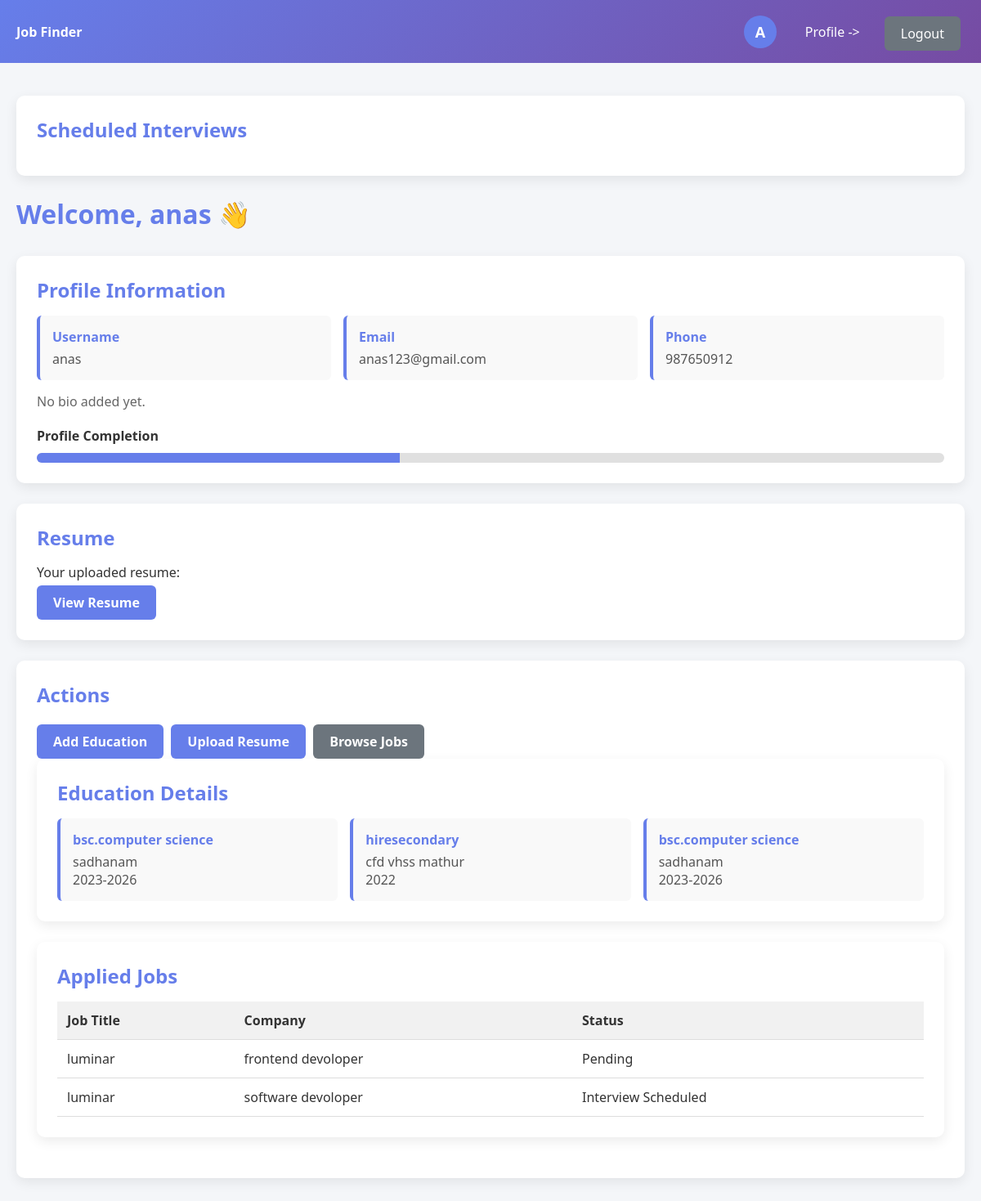
Page /accounts/candidate/dashboard/ (signed in) on the committed database.
### accounts/models.py (models this page shows, shortened)
class Candidate(models.Model):
    user = models.OneToOneField(User, on_delete=models.CASCADE, related_name="candidate")
    phone = models.CharField(max_length=15, blank=True)
    bio = models.TextField(blank=True)
    resume = models.FileField(upload_to="resumes/", blank=True, null=True)
    skills = models.CharField(max_length=255, blank=True)
    experience = models.TextField(blank=True)
    cover_letter = models.TextField(blank=True)

class Education(models.Model):
    candidate = models.ForeignKey(User, on_delete=models.CASCADE)
    degree = models.CharField(max_length=200)
    institution = models.CharField(max_length=200)
    year = models.CharField(max_length=10)

class JobApplication(models.Model):
    job = models.ForeignKey(Job, on_delete=models.CASCADE)
    candidate = models.ForeignKey(Candidate, on_delete=models.CASCADE)
    applied_at = models.DateTimeField(auto_now_add=True)
    interview_date = models.DateField(blank=True, null=True)
    interview_time = models.TimeField(blank=True, null=True)
    meeting_link = models.URLField(blank=True, null=True)
    status = models.CharField(max_length=50, default='Pending')
    class Meta:
        unique_together = ('job', 'candidate')

class Job(models.Model):
    title = models.CharField(max_length=200)
    company_name = models.CharField(max_length=200)
    employer = models.ForeignKey('Employer', on_delete=models.CASCADE, related_name='jobs', null=True, blank=True)
    description = models.TextField()
    location = models.CharField(max_length=200, blank=True, null=True)
    type = models.CharField(max_length=50, blank=True, null=True)
    salary = models.CharField(max_length=100, blank=True, null=True)
    status = models.CharField(max_length=20, default='Open')
    created_at = models.DateTimeField(auto_now_add=True)

### accounts/views.py (the view)
# urls.py: path('candidate/dashboard/', views.candidate_dashboard, name='candidate_dashboard'),
@login_required
@user_passes_test(lambda u: hasattr(u, 'profile') and u.profile.user_type == 'candidate')
def candidate_dashboard(request):
    education_list = Education.objects.filter(candidate=request.user)
    candidate, created = Candidate.objects.get_or_create(user=request.user)
    from .models import JobApplication
    applied_jobs = JobApplication.objects.filter(candidate=candidate)
    return render(request, 'accounts/candidate/candidate_dashboard.html', {
        'education_list': education_list,
        'candidate': candidate,
        'applied_jobs': applied_jobs,
    })

### accounts/templates/accounts/candidate/candidate_dashboard.html (shortened to what this page needs)
<!DOCTYPE html>
<html lang="en">
<head>
</head>
<body>
<div class="navbar">
    <div class="navbar-container">
        <div><strong>Job Finder</strong></div>
        <div style="display: flex; align-items: center; gap: 15px;">
            <div style="width: 40px; height: 40px; border-radius: 50%; background: #667eea; display: flex; align-items: center; justify-content: center; color: white; font-weight: bold; font-size: 18px;">
                {{ user.first_name|first|upper|default:user.username|first|upper }}
            </div>
            <a href="{% url 'candidate_profile' %}">{{ user.first_name|default:"Profile ->" }}</a>
            <a href="{% url 'logout' %}" class="btn btn-secondary" style="margin-left: 15px;">Logout</a>
        </div>
    </div>
</div>
<div class="container">
    <div class="card">
        <h2>Scheduled Interviews</h2>
    </div>
    <h1>Welcome, {{ user.first_name|default:user.username }} 👋</h1>
    <div class="card">
        <h2>Profile Information</h2>
        <div class="info-grid">
            <div class="info-item">
                <label>Username</label>
                <span>{{ user.username }}</span>
            </div>
            <div class="info-item">
                <label>Email</label>
                <span>{{ user.email }}</span>
            </div>
            <div class="info-item">
                <label>Phone</label>
                <span>{{ candidate.phone|default:"Not Set" }}</span>
            </div>
        </div>
        <p style="margin-top:15px; color:#666;">
            {{ candidate.bio|default:"No bio added yet." }}
        </p>
        <p style="margin-top:20px;"><strong>Profile Completion</strong></p>
        <div class="progress">
            <div class="progress-bar"></div>
        </div>
    </div>
    <div class="card">
        <h2>Resume</h2>
        {% if candidate.resume %}
            <p>Your uploaded resume:</p>
            <a href="{{ candidate.resume.url }}" target="_blank" class="btn btn-primary">View Resume</a>
        {% else %}
            <p style="color:#666;">No resume uploaded yet.</p>
        {% endif %}
    </div>
    <div class="card">
        <h2>Actions</h2>
        <a href="{% url 'add_education' %}" class="btn btn-primary">Add Education</a>
        <a href="{% url 'upload_resume' %}" class="btn btn-primary">Upload Resume</a>
        <a href="{% url 'browse_jobs' %}" class="btn btn-secondary">Browse Jobs</a>
    <div class="card">
        <h2>Education Details</h2>
        {% if education_list %}
            <div class="info-grid">
                {% for edu in education_list %}
                <div class="info-item">
                    <label>{{ edu.degree }}</label>
                    <span>{{ edu.institution }}</span><br>
                    <span>{{ edu.year }}</span>
                </div>
                {% endfor %}
            </div>
        {% else %}
            <p style="color:#666;">No education details added yet.</p>
        {% endif %}
    </div>
    <div class="card">
        <h2>Applied Jobs</h2>
        {% if applied_jobs %}
        <table>
            <tr>
                <th>Job Title</th>
                <th>Company</th>
                <th>Status</th>
            </tr>
            {% for job in applied_jobs %}
            <tr>
                <td>
                  {% if job.job.employer %}
                    {{ job.job.employer.company_name }}
                  {% else %}
                    {{ job.job.company_name }}
                  {% endif %}
                </td>
                <td>{{ job.job.title }}</td>
                <td>
                    {% if job.status == 'applied' %}
                        <span class="badge bg-info">Applied</span>
                    {% elif job.status == 'under_review' %}
                        <span class="badge bg-warning">Under Review</span>
                    {% elif job.status == 'rejected' %}
                        <span class="badge bg-danger">Rejected</span>
                    {% elif job.status == 'accepted' %}
                        <span class="badge bg-success">Accepted</span>
                    {% elif job.interview_date and job.interview_time %}
                        <span class="badge bg-primary">Interview Scheduled</span>
                        <button class="btn btn-secondary" onclick="showInterviewModal('{{ job.id }}')">View</button>
                    {% else %}
                        <span class="badge bg-secondary">{{ job.status|capfirst }}</span>
                    {% endif %}
                </td>
            </tr>
            {% endfor %}
        </table>
        {% else %}
            <p style="color:#666;">You have not applied to any jobs yet.</p>
        {% endif %}
    </div>
</div>
</body>
</html>

### rows in the picture
Candidate: phone "987650912", bio "No bio added yet."
Education: degree "bsc.computer science", institution "sadhanam", year "2023-2026"
Education: degree "hiresecondary", institution "cfd vhss mathur", year "2022"
Education: degree "bsc.computer science", institution "sadhanam", year "2023-2026"
JobApplication: job.company_name "luminar", job "frontend devoloper", status "Pending"
JobApplication: job.company_name "luminar", job "software devoloper", status "Interview Scheduled"

### other values in the picture
{{ user.first_name|first|upper|default:user.username|first|upper }} "A"
{{ user.first_name|default:"Profile ->" }} "Profile ->"
{{ user.first_name|default:user.username }} "anas"
{{ user.username }} "anas"
{{ user.email }} "anas123@gmail.com"
